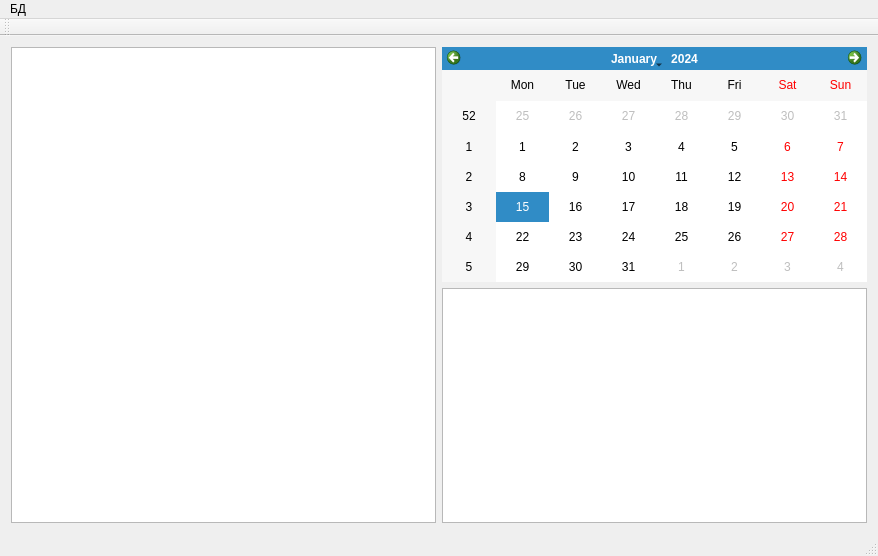
<?xml version="1.0" encoding="UTF-8"?>
<ui version="4.0">
 <class>students</class>
 <widget class="QMainWindow" name="students">
  <property name="geometry">
   <rect>
    <x>0</x>
    <y>0</y>
    <width>878</width>
    <height>556</height>
   </rect>
  </property>
  <property name="windowTitle">
   <string>students</string>
  </property>
  <widget class="QWidget" name="centralWidget">
   <layout class="QHBoxLayout" name="horizontalLayout">
    <item>
     <widget class="QTableView" name="tableView_2"/>
    </item>
    <item>
     <layout class="QVBoxLayout" name="verticalLayout">
      <item>
       <widget class="QCalendarWidget" name="calendarWidget"/>
      </item>
      <item>
       <widget class="QTableView" name="tableView"/>
      </item>
     </layout>
    </item>
   </layout>
  </widget>
  <widget class="QMenuBar" name="menuBar">
   <property name="geometry">
    <rect>
     <x>0</x>
     <y>0</y>
     <width>878</width>
     <height>25</height>
    </rect>
   </property>
   <widget class="QMenu" name="menu">
    <property name="title">
     <string>БД</string>
    </property>
    <addaction name="actionInit"/>
    <addaction name="action"/>
   </widget>
   <addaction name="menu"/>
  </widget>
  <widget class="QToolBar" name="mainToolBar">
   <attribute name="toolBarArea">
    <enum>TopToolBarArea</enum>
   </attribute>
   <attribute name="toolBarBreak">
    <bool>false</bool>
   </attribute>
  </widget>
  <widget class="QStatusBar" name="statusBar"/>
  <action name="actionInit">
   <property name="text">
    <string>Инит</string>
   </property>
  </action>
  <action name="action">
   <property name="text">
    <string>показать</string>
   </property>
  </action>
 </widget>
 <layoutdefault spacing="6" margin="11"/>
 <resources/>
 <connections/>
</ui>
